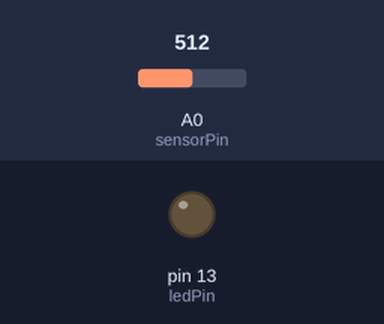
The sketch below on a simulated Arduino Uno, built with avr-gcc and run on an emulated ATmega328P. Shown: output pins drawn as LEDs (lit = HIGH). The test bench sets the inputs (shaded band); at power-on: A0 (sensorPin) = 512. What the sketch prints to the serial monitor is not drawn.

Above: at 1.2 s.
1.3 s: A0 (sensorPin) set to 0
2.8 s: A0 (sensorPin) set to 122
Timing chart, 0 to 5.8 s (numbered marks = the images above; inputs shaded):
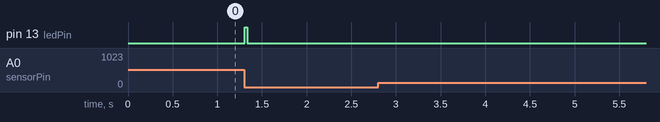

The sketch:

pulsetest.ino
```cpp
int ledPin=13;
int sensorPin=0;

double alpha=0.75;
int period=20;
double change=0.0;

void setup()
{
 pinMode(ledPin,OUTPUT);
 pinMode(sensorPin,INPUT);
 Serial.begin (9600);
}

void loop()
{
 static double oldValue=0;
 static double oldChange=0;
 int rawValue=analogRead(sensorPin);
 double value=alpha*oldValue+(1-alpha)*rawValue;
 change=value-oldValue;

 digitalWrite(ledPin,(change<0.0&&oldChange>0.0));


 Serial.print ("raw_value: ");
 Serial.println (rawValue);
 Serial.print ("value: ");
 Serial.println (value);
 oldValue=value;
 oldChange=change;
 delay(period);

}
```

Measured:
- after the input at 1.3 s, pin 13 (ledPin): LOW → HIGH at once, → LOW 0.03 s later
- after the input at 2.8 s, every drawn part: stays the same
